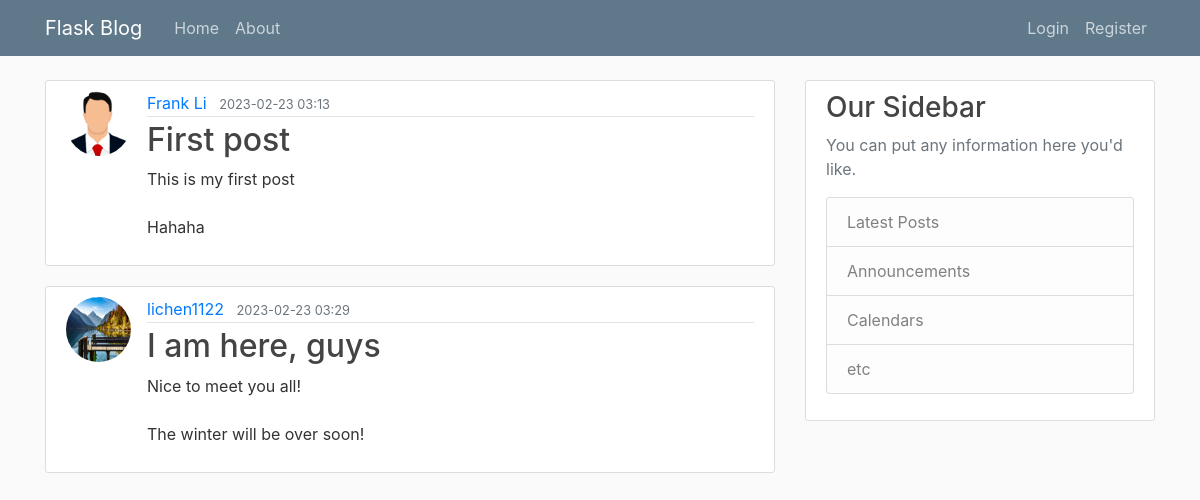
The page /home on the database its author committed.
### flaskblog/models.py (models this page shows, shortened)
class Post(db.Model):
    id = db.Column(db.Integer, primary_key=True)
    title = db.Column(db.String(100), nullable=False)
    date_posted = db.Column(db.DateTime, nullable=False, default=datetime.utcnow())
    content = db.Column(db.Text, nullable=False)
    author_id = db.Column(db.Integer, db.ForeignKey("user.id"), nullable=False)
    author = db.relationship('User', back_populates='posts', lazy=True)

class User(db.Model, UserMixin):
    id = db.Column(db.Integer, primary_key = True )
    username = db.Column(db.String(20), unique=True, nullable=False)
    email = db.Column(db.String(120), unique=True, nullable=False)
    image_file = db.Column(db.String(20), nullable=False, default='default.jpg')
    password = db.Column(db.String(60), nullable=False)
    posts = db.relationship('Post', back_populates='author', lazy=True)

### flaskblog/routes.py (the view)
@app.route("/")
@app.route("/home")
def home():
    posts = Post.query.all()
    return render_template('home.html', posts=posts)

### flaskblog/templates/home.html
{% extends "layout.html" %}
{% block content %}
    {% for post in posts %}
        <article class="media content-section">
            <img class= "rounded-circle article-img" src="{{ url_for('static',filename='profile_pics/'+post.author.image_file) }}" alt="{{ post.author.username }}">
          <div class="media-body">
            <div class="article-metadata">
              <a class="mr-2" href="#">{{ post.author.username }}</a>
              <small class="text-muted">{{ post.date_posted.strftime("%Y-%m-%d %H:%M") }}</small>
            </div>
            <h2><a class="article-title" href="{{ url_for('post', post_id=post.id) }}">{{ post.title }}</a></h2>
            <p class="article-content">{{ post.content }}</p>
          </div>
        </article>
    {% endfor %}
{% endblock content %}

### flaskblog/templates/layout.html (shortened to what this page needs)
<!DOCTYPE html>
<html lang="en">
<head>
    <link rel="stylesheet" href="https://stackpath.bootstrapcdn.com/bootstrap/4.5.2/css/bootstrap.min.css">
    <link rel="stylesheet" type="text/css" href="{{ url_for('static', filename='main.css') }}">
</head>
<body>
    <header class="site-header">
      <nav class="navbar navbar-expand-md navbar-dark bg-steel fixed-top">
        <div class="container">
          <a class="navbar-brand mr-4" href="/">Flask Blog</a>
          <div class="collapse navbar-collapse" id="navbarToggle">
            <div class="navbar-nav mr-auto">
              <a class="nav-item nav-link" href={{ url_for('home') }}>Home</a>
              <a class="nav-item nav-link" href={{ url_for('about') }}>About</a>
            </div>
            <div class="navbar-nav">
                {% if current_user.is_authenticated %}
                    <a class="nav-item nav-link" href={{ url_for('new_post') }}>New Post</a>
                    <a class="nav-item nav-link" href={{ url_for('account') }}>Account</a>
                    <a class="nav-item nav-link" href={{ url_for('logout') }}>Logout</a>
                {% else %}
                    <a class="nav-item nav-link" href={{ url_for('login') }}>Login</a>
                    <a class="nav-item nav-link" href={{ url_for('register') }}>Register</a>
                {% endif %}
            </div>
          </div>
        </div>
      </nav>
    </header>
    <main role="main" class="container">
      <div class="row">
        <div class="col-md-8">
          {% block content %}{% endblock %}
        </div>
        <div class="col-md-4">
          <div class="content-section">
            <h3>Our Sidebar</h3>
            <p class='text-muted'>You can put any information here you'd like.
              <ul class="list-group">
                <li class="list-group-item list-group-item-light">Latest Posts</li>
                <li class="list-group-item list-group-item-light">Announcements</li>
                <li class="list-group-item list-group-item-light">Calendars</li>
                <li class="list-group-item list-group-item-light">etc</li>
              </ul>
            </p>
          </div>
        </div>
      </div>
    </main>
</body>
</html>

### flaskblog/static/main.css (style rules this page uses)
body { background: #fafafa; color: #333333; margin-top: 5rem; }
h1, h2, h3, h4, h5, h6 { color: #444444; }
.bg-steel { background-color: #5f788a; }
.site-header .navbar-nav .nav-link { color: #cbd5db; }
.content-section { background: #ffffff; padding: 10px 20px; border: 1px solid #dddddd; border-radius: 3px; margin-bottom: 20px; }
.article-title { color: #444444; }
.article-content { white-space: pre-line; }
.article-img { height: 65px; width: 65px; margin-right: 16px; }
.article-metadata { padding-bottom: 1px; margin-bottom: 4px; border-bottom: 1px solid #e3e3e3 }

### rows shown on the page
Post: image_file (placeholder picture), author.username "Frank Li", date_posted "2023-02-23 03:13", title "First post", content "This is my first post Hahaha"
Post: image_file (picture), author.username "lichen1122", date_posted "2023-02-23 03:29", title "I am here, guys", content "Nice to meet you all! The winter will be over soon!"
